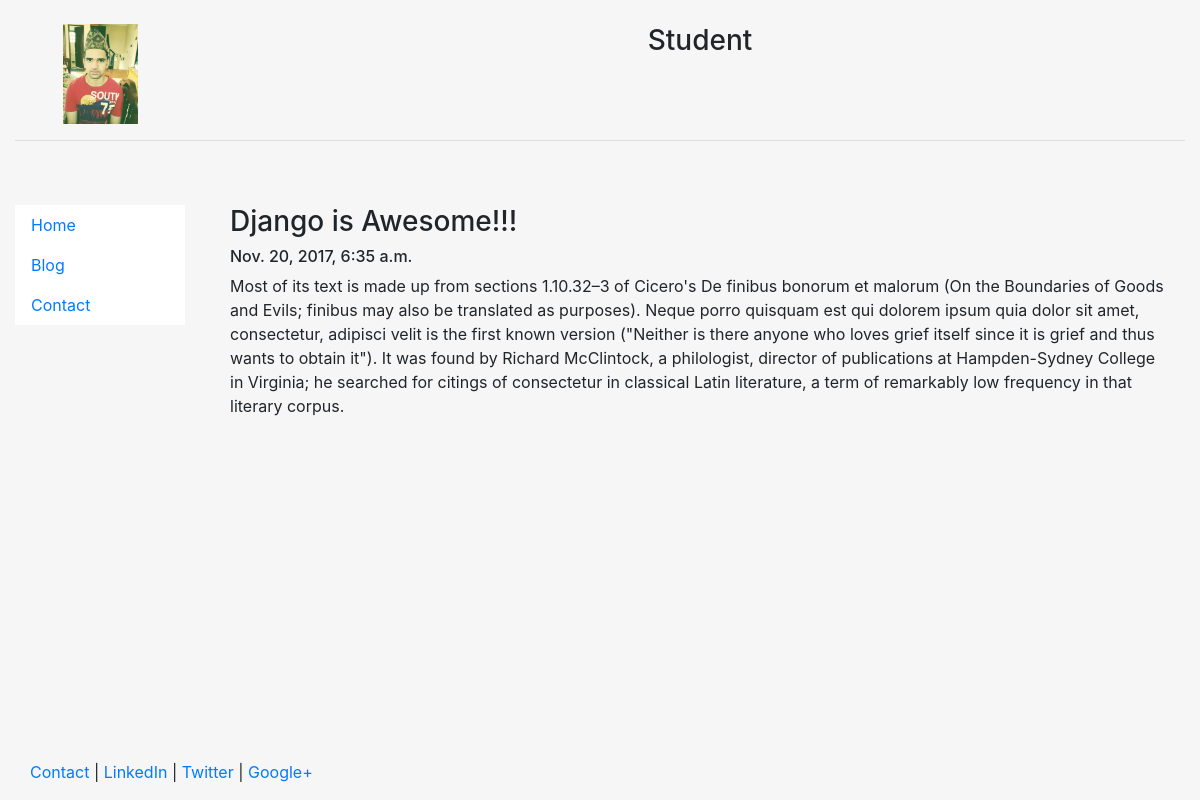
The page /blog/1 on the database its author committed.
### blog/models.py (models this page shows, shortened)
class Post(models.Model):
    title = models.CharField(max_length=140)
    body =models.TextField()
    date =models.DateTimeField()

### blog/templates/blog/post.html
{% extends "personal/header.html"%}
{% block content %}
    <h3>{{post.title}}</h3>
    <h6>{{post.date}}</h6>
    {{post.body|safe|linebreaks}}
{% endblock%}

### personal/templates/personal/header.html (style rules this page uses)
html, body { height:100% }

### rows shown on the page
Post: title "Django is Awesome!!!", date "Nov. 20, 2017, 6:35 a.m.", body "Most of its text is made up from sections 1.10.32–3 of Cicero's De finibus bonorum et malorum (On the Boundaries of Goods and Evils; finibus may also be translated as purposes). Neque porro quisquam est qui dolorem ipsum quia dolor sit amet, consectetur, adipisci velit is the first known version (\"Neither is there anyone who loves grief itself since it is grief and thus wants to obtain it\"). It was found by Richard McClintock, a philologist, director of publications at Hampden-Sydney College in Virginia; he searched for citings of consectetur in classical Latin literature, a term of remarkably low frequency in that literary corpus."
